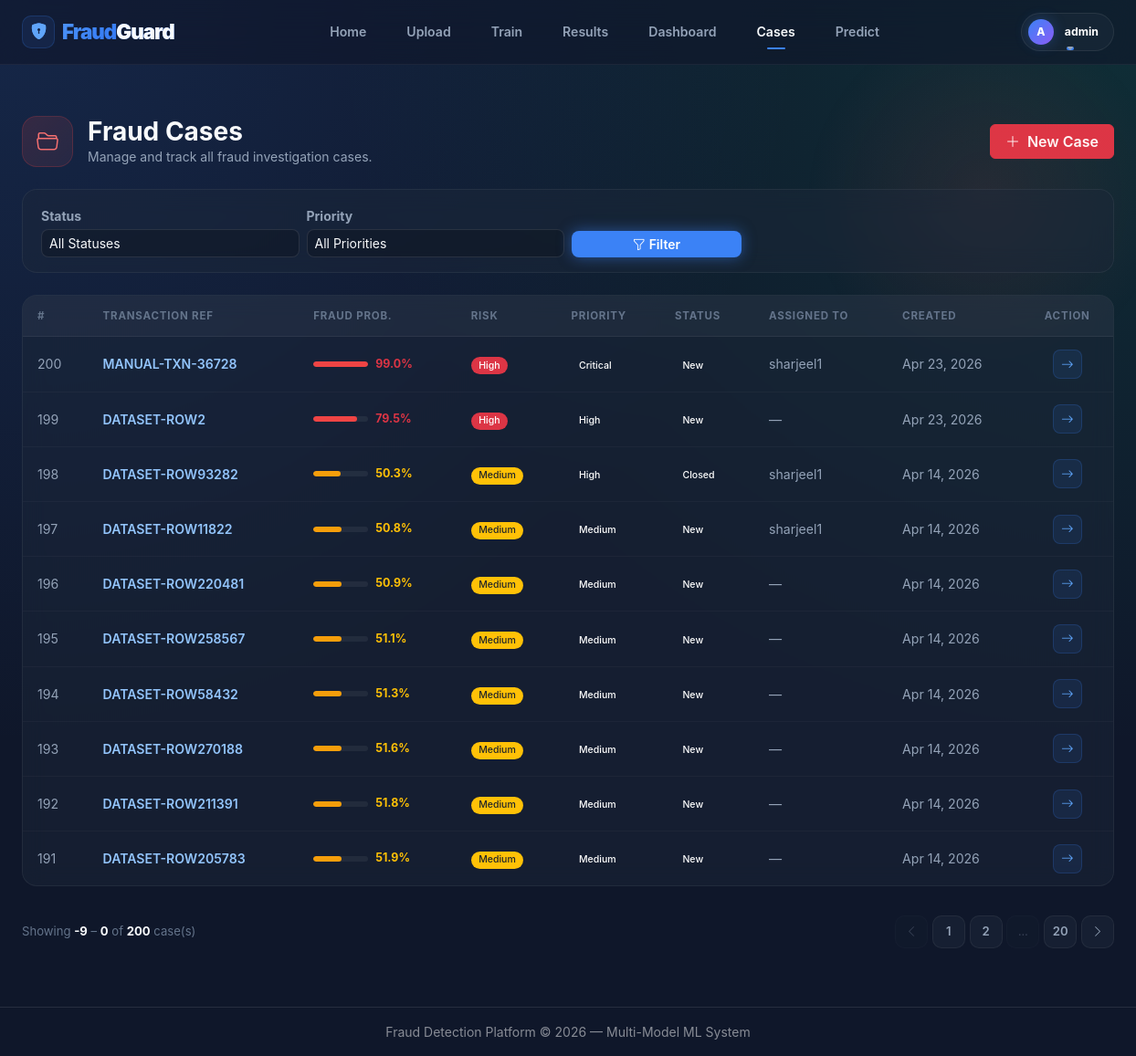
Screenshot of /cases?page=0&status=&priority= (signed in) with the database file from the repository.
### src/database.py (models this page shows, shortened)
class User(UserMixin, db.Model):
    __tablename__ = 'users'
    id = db.Column(db.Integer, primary_key=True)
    username = db.Column(db.String(50), unique=True, nullable=False)
    password_hash = db.Column(db.String(256), nullable=False)
    role = db.Column(db.String(20), nullable=False, default='investigator')
    department = db.Column(db.String(50), nullable=True)
    created_at = db.Column(db.DateTime, default=datetime.utcnow)

class FraudCase(db.Model):
    __tablename__ = 'fraud_cases'
    id = db.Column(db.Integer, primary_key=True)
    transaction_ref = db.Column(db.String(100), nullable=False)
    fraud_probability = db.Column(db.Float, nullable=False)
    predicted_label = db.Column(db.Integer, nullable=False)
    priority = db.Column(db.String(20), nullable=False, default='Medium')
    assigned_owner = db.Column(db.String(100), nullable=True)
    status = db.Column(db.String(30), nullable=False, default='New')
    created_at = db.Column(db.DateTime, default=datetime.utcnow)
    updated_at = db.Column(db.DateTime, default=datetime.utcnow)
    notes = db.Column(db.Text, nullable=True)
    audit_logs = db.relationship(
        'CaseAuditLog',
        backref='case',
        lazy=True,
        cascade='all, delete-orphan',
    )

### app.py (the view)
    @app.route('/cases')
    @login_required
    def cases():
        status_filter = request.args.get('status', '')
        priority_filter = request.args.get('priority', '')
        page = request.args.get('page', 1, type=int)
        per_page = 10
        query = FraudCase.query
        if current_user.role != 'admin':
            query = query.filter_by(assigned_owner=current_user.username)
        if status_filter:
            query = query.filter_by(status=status_filter)
        if priority_filter:
            query = query.filter_by(priority=priority_filter)
        total_count = query.count()
        import math
        total_pages = math.ceil(total_count / per_page) if total_count > 0 else 1
        cases_list = query.order_by(FraudCase.created_at.desc()) \
            .paginate(page=page, per_page=per_page, error_out=False).items
        all_users = User.query.all()
        return render_template(
            'cases.html',
            cases=cases_list,
            statuses=case_manager.VALID_STATUSES,
            priorities=case_manager.VALID_PRIORITIES,
            status_filter=status_filter,
            priority_filter=priority_filter,
            current_page=page,
            per_page=per_page,
            total_count=total_count,
            total_pages=total_pages,
            all_users=all_users,
        )

### templates/cases.html (shortened to what this page needs)
{% extends "base.html" %}
{% block content %}
<section class="page-header-cases">
  <div class="d-flex align-items-center justify-content-between flex-wrap gap-3">
    <div class="d-flex align-items-center gap-3">
      <div class="page-title-icon">
        <i class="bi bi-folder2-open"></i>
      </div>
      <div>
        <h3 class="fw-bold mb-0">Fraud Cases</h3>
        <p class="text-muted mb-0 small">Manage and track all fraud investigation cases.</p>
      </div>
    </div>
    <button class="btn btn-danger fw-semibold px-3" data-bs-toggle="modal" data-bs-target="#createCaseModal">
      <i class="bi bi-plus-lg me-1"></i> New Case
    </button>
  </div>
</section>
<form method="GET" class="filter-bar mb-4">
  <div class="row g-2 align-items-end">
    <div class="col-sm-4 col-md-3">
      <label class="form-label small fw-bold mb-1 text-muted">Status</label>
      <select name="status" class="form-select form-select-sm">
        <option value="">All Statuses</option>
      </select>
    </div>
    <div class="col-sm-4 col-md-3">
      <label class="form-label small fw-bold mb-1 text-muted">Priority</label>
      <select name="priority" class="form-select form-select-sm">
        <option value="">All Priorities</option>
      </select>
    </div>
    <div class="col-sm-4 col-md-2">
      <button type="submit" class="btn btn-sm btn-primary w-100 fw-semibold">
        <i class="bi bi-funnel me-1"></i>Filter
      </button>
    </div>
  </div>
</form>
{% if cases %}
<div class="cases-table-wrap mb-3">
  <div class="table-responsive">
    <table class="cases-table">
      <thead>
        <tr>
          <th class="ps-3">#</th>
          <th>Transaction Ref</th>
          <th>Fraud Prob.</th>
          <th>Risk</th>
          <th>Priority</th>
          <th>Status</th>
          <th>Assigned To</th>
          <th>Created</th>
          <th class="text-center pe-3">Action</th>
        </tr>
      </thead>
      <tbody>
        {% for case in cases %}
        <tr>
          <td class="ps-3 text-muted small">{{ case.id }}</td>
          <td>
            <a href="{{ url_for('case_detail', case_id=case.id) }}" class="case-ref-link">
              {{ case.transaction_ref }}
            </a>
          </td>
          <td>
            {% set prob = (case.fraud_probability * 100) | round(1) %}
            <div class="prob-bar-wrap">
              <div class="prob-bar">
                <div class="fill" style="width:{{ prob }}%; background:{% if prob >= 70 %}#ef4444{% elif prob >= 30 %}#f59e0b{% else %}#10b981{% endif %};"></div>
              </div>
              <span class="prob-value {% if prob >= 70 %}text-danger{% elif prob >= 30 %}text-warning{% else %}text-success{% endif %}">{{ prob }}%</span>
            </div>
          </td>
          <td>
            {% if case.fraud_probability >= 0.7 %}
              <span class="badge bg-danger">High</span>
            {% elif case.fraud_probability >= 0.3 %}
              <span class="badge bg-warning text-dark">Medium</span>
            {% else %}
              <span class="badge bg-success">Low</span>
            {% endif %}
          </td>
          <td><span class="badge priority-badge priority-{{ case.priority | lower }}">{{ case.priority }}</span></td>
          <td><span class="badge status-badge status-{{ case.status | lower | replace(' ', '-') }}">{{ case.status }}</span></td>
          <td class="text-muted small">{{ case.assigned_owner or '—' }}</td>
          <td class="text-muted small" style="white-space:nowrap;">{{ case.created_at.strftime('%b %d, %Y') if case.created_at else '—' }}</td>
          <td class="text-center pe-3">
            <a href="{{ url_for('case_detail', case_id=case.id) }}" class="btn-view" title="View Details">
              <i class="bi bi-arrow-right"></i>
            </a>
          </td>
        </tr>
        {% endfor %}
      </tbody>
    </table>
  </div>
</div>
<div class="pagination-wrap">
  <div class="pagination-info">
    Showing
    <strong>{{ ((current_page - 1) * per_page) + 1 }}</strong>
    –
    <strong>{{ [current_page * per_page, total_count] | min }}</strong>
    of <strong>{{ total_count }}</strong> case(s)
  </div>
  {% if total_pages > 1 %}
  <nav class="pagination-nav">
    <a href="{{ url_for('cases', page=current_page - 1, status=status_filter, priority=priority_filter) }}"
       class="page-btn {% if current_page <= 1 %}disabled{% endif %}" title="Previous">
      <i class="bi bi-chevron-left"></i>
    </a>
    {% for p in range(1, total_pages + 1) %}
      {% if p == current_page %}
        <span class="page-btn active">{{ p }}</span>
      {% elif p == 1 or p == total_pages or (p >= current_page - 2 and p <= current_page + 2) %}
        <a href="{{ url_for('cases', page=p, status=status_filter, priority=priority_filter) }}" class="page-btn">{{ p }}</a>
      {% elif p == current_page - 3 or p == current_page + 3 %}
        <span class="page-btn disabled" style="font-size:0.7rem;">…</span>
      {% endif %}
    {% endfor %}
    <a href="{{ url_for('cases', page=current_page + 1, status=status_filter, priority=priority_filter) }}"
       class="page-btn {% if current_page >= total_pages %}disabled{% endif %}" title="Next">
      <i class="bi bi-chevron-right"></i>
    </a>
  </nav>
  {% endif %}
</div>
{% endif %}
{% endblock %}

### templates/base.html (shortened to what this page needs)
<!DOCTYPE html>
<html lang="en">
<head>
  <link href="https://cdn.jsdelivr.net/npm/bootstrap@5.3.0/dist/css/bootstrap.min.css" rel="stylesheet" />
  <link href="https://cdn.jsdelivr.net/npm/bootstrap-icons@1.11.1/font/bootstrap-icons.css" rel="stylesheet" />
  <link href="{{ url_for('static', filename='css/style.css') }}" rel="stylesheet" />
</head>
<body>
<nav class="navbar navbar-expand-lg navbar-dark sticky-top">
  <div class="container-fluid px-4">
    <a class="navbar-brand" href="{{ url_for('index') }}">
      <div class="brand-icon-wrapper" style="background: rgba(59, 130, 246, 0.1); width: 36px; height: 36px; border-radius: 10px; display: flex; align-items: center; justify-content: center; border: 1px solid rgba(59, 130, 246, 0.2);">
        <i class="bi bi-shield-lock-fill" style="font-size: 1.1rem; color: #60a5fa; -webkit-text-fill-color: initial;"></i>
      </div>
      <span>Fraud<span style="color: #f8fafc; -webkit-text-fill-color: initial;">Guard</span></span>
    </a>
    <div class="collapse navbar-collapse" id="mainNav">
      <ul class="navbar-nav mx-auto mb-2 mb-lg-0 gap-1">
        <li class="nav-item">
          <a class="nav-link {% if request.endpoint == 'index' %}active{% endif %}" href="{{ url_for('index') }}">Home</a>
        </li>
        <li class="nav-item">
          <a class="nav-link {% if request.endpoint == 'upload' %}active{% endif %}" href="{{ url_for('upload') }}">Upload</a>
        </li>
        <li class="nav-item">
          <a class="nav-link {% if request.endpoint == 'train' %}active{% endif %}" href="{{ url_for('train') }}">Train</a>
        </li>
        <li class="nav-item">
          <a class="nav-link {% if request.endpoint == 'results' %}active{% endif %}" href="{{ url_for('results') }}">Results</a>
        </li>
        <li class="nav-item">
          <a class="nav-link {% if request.endpoint == 'dashboard' %}active{% endif %}" href="{{ url_for('dashboard') }}">Dashboard</a>
        </li>
        <li class="nav-item">
          <a class="nav-link {% if 'case' in (request.endpoint or '') %}active{% endif %}" href="{{ url_for('cases') }}">Cases</a>
        </li>
        <li class="nav-item">
          <a class="nav-link {% if request.endpoint == 'predict_single' %}active{% endif %}" href="{{ url_for('predict_single') }}">Predict</a>
        </li>
      </ul>
      <div class="d-flex align-items-center">
        {% if current_user and current_user.is_authenticated %}
        <div class="dropdown">
          <a class="nav-link dropdown-toggle user-pill"
             href="#" id="userDropdown" role="button" data-bs-toggle="dropdown">
            <div class="user-avatar-sm">
              {{ current_user.username[0] | upper }}
            </div>
            <span class="small fw-bold text-white">{{ current_user.username }}</span>
          </a>
        </div>
        {% else %}
        <a class="btn btn-primary px-4 py-2 rounded-pill fw-bold small" href="{{ url_for('login') }}">
          <i class="bi bi-box-arrow-in-right me-2"></i>Sign In
        </a>
        {% endif %}
      </div>
    </div>
  </div>
</nav>
<div class="container-fluid px-4 pt-3">
</div>
<main class="container-fluid px-4 pb-5">
  {% block content %}{% endblock %}
</main>
<footer class="footer py-3 bg-dark text-center text-white-50 small">
  Fraud Detection Platform &copy; 2026 &mdash; Multi-Model ML System
</footer>
</body>
</html>

### static/css/style.css (style rules this page uses)
:root { --bg-dark: #0f172a; --bg-panel: rgba(30, 41, 59, 0.7); --text-main: #f8fafc; --text-muted: #94a3b8; --accent-primary: #3b82f6; --accent-hover: #2563eb; --accent-glow: rgba(59, 130, 246, 0.5); --danger: #ef4444; --success: #10b981; --warning: #f59e0b; --glass-border: rgba(255, 255, 255, 0.1); }
body { background: var(--bg-dark); background-image: radial-gradient(at 0% 0%, rgba(59, 130, 246, 0.15) 0px, transparent 50%), radial-gradient(at 100% 0%, rgba(16, 185, 129, 0.15) 0px, transparent 50%); background-attachment: fixed; color: var(--text-main); font-family: 'Inter', -apple-system, sans-serif; min-height: 100vh; }
.navbar { background: rgba(15, 23, 42, 0.6) !important; backdrop-filter: blur(16px); -webkit-backdrop-filter: blur(16px); border-bottom: 1px solid rgba(255, 255, 255, 0.05); padding: 0.75rem 0; transition: all 0.4s ease; }
.navbar-brand { font-weight: 900; font-size: 1.4rem; letter-spacing: -1px; background: linear-gradient(135deg, #60a5fa 0%, #3b82f6 50%, #2563eb 100%); -webkit-background-clip: text; -webkit-text-fill-color: transparent; display: flex; align-items: center; gap: 0.5rem; }
.nav-link { color: #94a3b8 !important; font-weight: 600; font-size: 0.88rem; padding: 0.5rem 1.25rem !important; position: relative; transition: all 0.3s ease; }
.nav-link::after { content: ''; position: absolute; bottom: 0; left: 50%; width: 0; height: 2px; background: #3b82f6; transition: all 0.3s ease; transform: translateX(-50%); border-radius: 2px; }
.nav-link:hover::after, .nav-link.active::after { width: 20px; }
.nav-link.active { color: #f8fafc !important; }
.user-pill { background: rgba(255, 255, 255, 0.03); border: 1px solid rgba(255, 255, 255, 0.08); padding: 0.35rem 1rem 0.35rem 0.45rem !important; border-radius: 2rem !important; display: flex; align-items: center; gap: 0.75rem; transition: all 0.3s ease; }
.user-avatar-sm { width: 28px; height: 28px; background: linear-gradient(135deg, #3b82f6, #8b5cf6); border-radius: 50%; display: flex; align-items: center; justify-content: center; font-size: 0.75rem; font-weight: 800; color: white; box-shadow: 0 0 15px rgba(59, 130, 246, 0.3); }
.btn-primary { background: var(--accent-primary); border: none; border-radius: 0.5rem; font-weight: 600; transition: all 0.3s ease; box-shadow: 0 0 15px var(--accent-glow); }
.form-control, .form-select { background: rgba(0, 0, 0, 0.2); border: 1px solid var(--glass-border); color: var(--text-main); border-radius: 0.5rem; }
.badge { padding: 0.4em 0.8em; border-radius: 2rem; font-weight: 500; }
.text-muted { color: var(--text-muted) !important; }
.footer { background: transparent !important; border-top: 1px solid var(--glass-border); margin-top: auto; }

### rows the page displays
User: username "A", username "admin"
FraudCase: id "200", transaction_ref "MANUAL-TXN-36728", prob "99.0", fraud_probability "High", priority "Critical", status "New", assigned_owner "sharjeel1", created_at "Apr 23, 2026"
FraudCase: id "199", transaction_ref "DATASET-ROW2", prob "79.5", fraud_probability "High", priority "High", status "New", assigned_owner "—", created_at "Apr 23, 2026"
FraudCase: id "198", transaction_ref "DATASET-ROW93282", prob "50.3", fraud_probability "Medium", priority "High", status "Closed", assigned_owner "sharjeel1", created_at "Apr 14, 2026"
FraudCase: id "197", transaction_ref "DATASET-ROW11822", prob "50.8", fraud_probability "Medium", priority "Medium", status "New", assigned_owner "sharjeel1", created_at "Apr 14, 2026"
FraudCase: id "196", transaction_ref "DATASET-ROW220481", prob "50.9", fraud_probability "Medium", priority "Medium", status "New", assigned_owner "—", created_at "Apr 14, 2026"
FraudCase: id "195", transaction_ref "DATASET-ROW258567", prob "51.1", fraud_probability "Medium", priority "Medium", status "New", assigned_owner "—", created_at "Apr 14, 2026"
FraudCase: id "194", transaction_ref "DATASET-ROW58432", prob "51.3", fraud_probability "Medium", priority "Medium", status "New", assigned_owner "—", created_at "Apr 14, 2026"
FraudCase: id "193", transaction_ref "DATASET-ROW270188", prob "51.6", fraud_probability "Medium", priority "Medium", status "New", assigned_owner "—", created_at "Apr 14, 2026"
FraudCase: id "192", transaction_ref "DATASET-ROW211391", prob "51.8", fraud_probability "Medium", priority "Medium", status "New", assigned_owner "—", created_at "Apr 14, 2026"
FraudCase: id "191", transaction_ref "DATASET-ROW205783", prob "51.9", fraud_probability "Medium", priority "Medium", status "New", assigned_owner "—", created_at "Apr 14, 2026"

### other values shown
{{ ((current_page - 1) * per_page) + 1 }} "-9"
{{ [current_page * per_page, total_count] | min }} "0"
{{ total_count }} "200"
{{ p }} "1" "2" "20"
